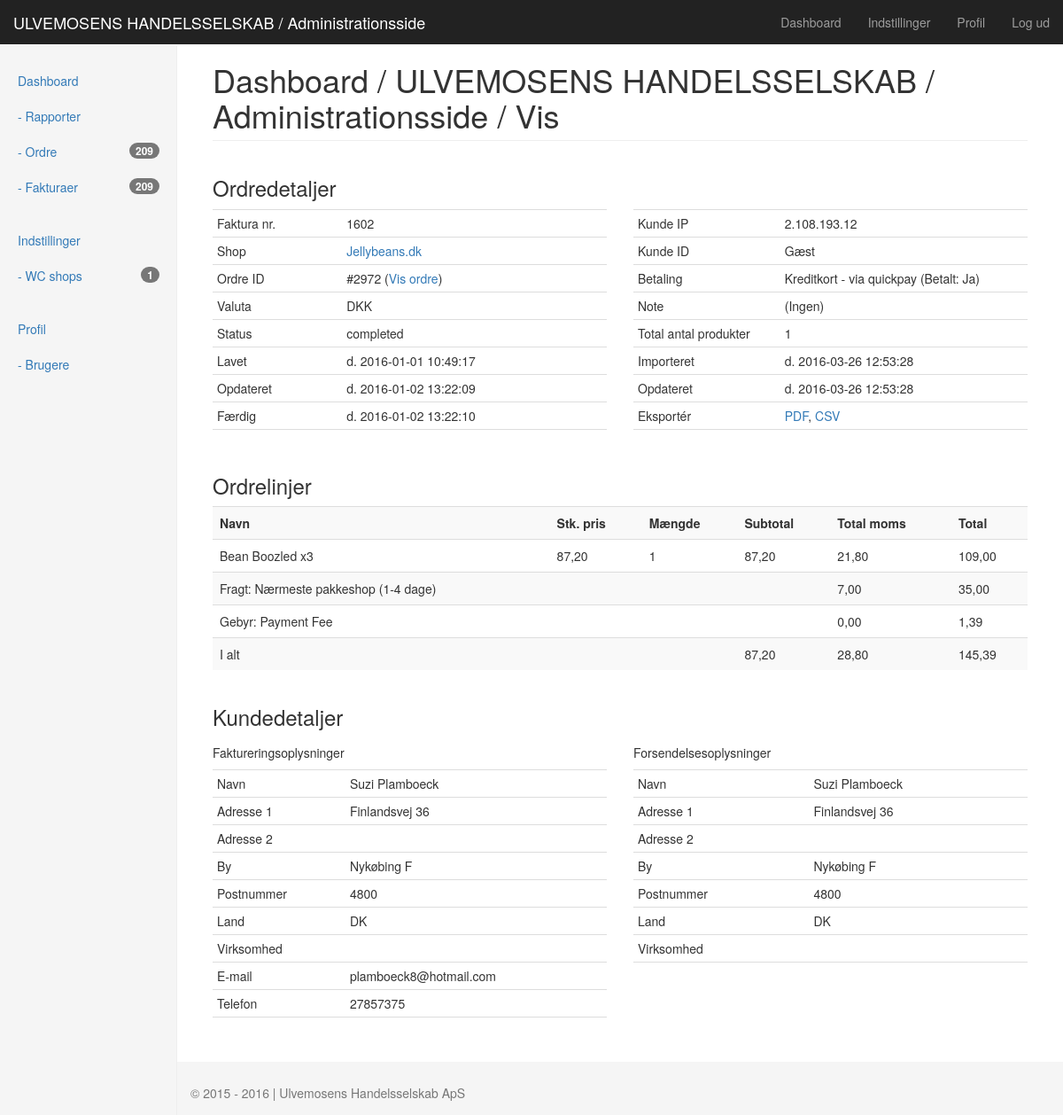
Screenshot of /admin/orders.php?invoice_id=1602&action=view (signed in) with the database file from the repository.
### tables this page shows
CREATE TABLE `orders` (
  `id` int(11) NOT NULL,
  `invoice_id` int(11) NOT NULL,
  `owner_site_id` int(11) NOT NULL,
  `owner_site_url` text NOT NULL,
  `owner_site_name` text NOT NULL,
  `order_id` int(11) NOT NULL,
  `order_created_at` datetime NOT NULL,
  `order_updated_at` datetime NOT NULL,
  `order_completed_at` datetime NOT NULL,
  `status` varchar(255) NOT NULL,
  `currency` varchar(255) NOT NULL,
  `total` double NOT NULL,
  `subtotal` double NOT NULL,
  `total_tax` double NOT NULL,
  `total_shipping` double NOT NULL,
  `shipping_tax` double NOT NULL,
  `cart_tax` double NOT NULL,
  `total_discount` double NOT NULL,
  `shipping_methods` text NOT NULL,
  `payment_details` text NOT NULL,
  `billing_address` text NOT NULL,
  `shipping_address` text NOT NULL,
  `total_line_items_quantity` int(11) NOT NULL,
  `note` text NOT NULL,
  `customer_ip` varchar(255) NOT NULL,
  `customer_id` int(11) NOT NULL,
  `view_order_url` text NOT NULL,
  `line_items` mediumtext NOT NULL,
  `shipping_lines` text NOT NULL,
  `tax_lines` text NOT NULL,
  `fee_lines` text NOT NULL,
  `coupon_lines` text NOT NULL,
  `export_csv` text NOT NULL,
  `updated_at` datetime NOT NULL,
  `created_at` datetime NOT NULL
);

### admin/orders.php (the view, shortened to what the rows shown need)
<?php
require '../app/init.php';
$is_action = false;
if (isset($_GET['action'])){
	if (!empty($_GET['action'])){
		if ($_GET['action'] == 'add') {
			if(check_user_abilities_min_admin()){
				$action = 'add';
				$is_action = true;
			} else {
				header('Location: '.BASE_URL.'/'.$global['current_url']);
				exit;
			}
		} else if (isset($_GET['invoice_id'])) {
			if (!empty($_GET['invoice_id'])) {
				$invoice_id = $_GET['invoice_id'];
				$sth = $db->prepare("SELECT * FROM orders WHERE invoice_id = :invoice_id LIMIT 1");
				$sth->bindParam(':invoice_id', $invoice_id);
				$sth->execute();
				$order = $sth->fetch(PDO::FETCH_ASSOC);
				$order['shipping_methods'] = json_decode($order['shipping_methods'], true);
				$order['payment_details'] = json_decode($order['payment_details'], true);
				$order['billing_address'] = json_decode($order['billing_address'], true);
				$order['shipping_address'] = json_decode($order['shipping_address'], true);
				$order['line_items'] = json_decode($order['line_items'], true);
				$order['shipping_lines'] = json_decode($order['shipping_lines'], true);
				$order['tax_lines'] = json_decode($order['tax_lines'], true);
				$order['fee_lines'] = json_decode($order['fee_lines'], true);
				$order['coupon_lines'] = json_decode($order['coupon_lines'], true);
				$order['export_csv'] = json_decode($order['export_csv'], true);
				if ($_GET['action'] == 'edit') {
					$action = 'edit';
					$is_action = true;
				} else if ($_GET['action'] == 'view') {
					$action = 'view';
					$is_action = true;
				} else if ($_GET['action'] == 'export_csv') {
					$action = 'view';
					$is_action = true;
					$message = message('.csv eksport-funktionen kommer snart!', 'danger');
				} else if ($_GET['action'] == 'export_pdf') {
					$action = 'view';
					$is_action = true;
					$message = message('.pdf eksport-funktionen kommer snart!', 'danger');
				}
			}
		} else {
			$is_action = message('En fejl opstod, gå tilbage til Dashboard.', 'danger', false);
		}
	} else {
		$is_action = message('En fejl opstod, gå tilbage til Dashboard.', 'danger', false);
	}
} else {
	$orders = get_orders();
}
require '../templates/admin/header.php';
?>
<div class="row">
	<div class="col-sm-9 col-sm-offset-3 col-md-10 col-md-offset-2 main">
		<?php if($is_action): ?>
			<?php if($is_action === true): ?>
				<?php if($action == 'pull'): ?>
					<h1 class="page-header"><?php echo $titles['admin/index.php'].' / '.$global['site_title']; ?> / Importér</h1>
					<form class="form-horizontal" method="post">
						<div class="form-group <?php echo (isset($form_error)) ? 'has-error' : '' ;?>">
							<label for="limit" class="col-sm-2 control-label">Max. ordre antal pr. side.</label>
							<div class="col-sm-10">
								<input required type="number" class="form-control" name="limit" id="limit" placeholder="-1 for alle" value="<?php echo (isset($_POST['limit'])) ? $_POST['limit'] : ''; ?>">
							</div>
						</div>
						<div class="form-group <?php echo (isset($form_error)) ? 'has-error' : '' ;?>">
							<label for="min_date" class="col-sm-2 control-label">Fra dato</label>
							<div class="col-sm-6">
								<input required type="date" class="form-control" name="min_date" id="min_date" placeholder="YYYY-MM-DD" value="<?php echo (isset($_POST['min_date'])) ? $_POST['min_date'] : ''; ?>">
							</div>
							<div class="col-sm-4">
								<input required type="time" class="form-control" name="min_time" id="min_time" placeholder="TT:MM:SS" value="<?php echo (isset($_POST['min_time'])) ? $_POST['min_time'] : ''; ?>">
							</div>
						</div>
						<div class="form-group <?php echo (isset($form_error)) ? 'has-error' : '' ;?>">
							<label for="max_date" class="col-sm-2 control-label">Til dato</label>
							<div class="col-sm-6">
								<input required type="date" class="form-control" name="max_date" id="max_date" placeholder="YYYY-MM-DD" value="<?php echo (isset($_POST['max_date'])) ? $_POST['max_date'] : ''; ?>">
							</div>
							<div class="col-sm-4">
								<input required type="time" class="form-control" name="max_time" id="max_time" placeholder="TT:MM:SS" value="<?php echo (isset($_POST['max_time'])) ? $_POST['max_time'] : ''; ?>">
							</div>
						</div>
						<div class="form-group">
							<div class="col-sm-offset-2 col-sm-10">
								<button required type="submit" class="btn btn-danger" name="pull_orders">Hent</button>
							</div>
						</div>
						<div class="form-group">
							<div class="col-sm-offset-2 col-sm-10">
								<?php echo message('Ordrerne du importerer bliver hentet fra alle dine WC Shops og derefter lavet som ordre & faktura.', 'info', false); ?>
								<?php echo message('Importeringen kan ikke annulleres og kan tage op til flere minutter!', 'danger', false); ?>
							</div>
						</div>
					</form>
				<?php elseif($action == 'add'): ?>
					<h1 class="page-header"><?php echo $titles['admin/index.php'].' / '.$global['site_title']; ?> / Tilføj</h1>
					<?php echo message('Denne funktion kommer snart! <a class="alert-link" href="'.BASE_URL.'/'.$global['current_url'].'">Tilbage?</a>', 'info', false); ?>
				<?php elseif($action == 'view'): ?>
					<h1 class="page-header"><?php echo $titles['admin/index.php'].' / '.$global['site_title']; ?> / Vis</h1>
					<div class="row">
						<div class="col-sm-12"><h3>Ordredetaljer</h3></div>
						<div class="col-sm-6">
							<div class="table-responsive">
								<table class="table table-condensed">
									<tr>
										<td>Faktura nr.</td>
										<td><?php echo $order['invoice_id']; ?></td>
									</tr>
									<tr>
										<td>Shop</td>
										<td><a href="<?php echo $order['owner_site_url']; ?>" title="<?php echo $order['owner_site_name']; ?>" target="_blank"><?php echo $order['owner_site_name']; ?></a></td>
									</tr>
									<tr>
										<td>Ordre ID</td>
										<td>#<?php echo $order['order_id']; ?> (<a href="<?php echo $order['owner_site_url']; ?>/wp-admin/post.php?post=<?php echo $order['order_id']; ?>&action=edit" title="Vis ordre på <?php echo $order['owner_site_name']; ?>" target="_blank">Vis ordre</a>)</td>
									</tr>
									<tr>
										<td>Valuta</td>
										<td><?php echo $order['currency']; ?></td>
									</tr>
									<tr>
										<td>Status</td>
										<td><?php echo $order['status']; ?></td>
									</tr>
									<tr>
										<td>Lavet</td>
										<td>d. <?php echo $order['order_created_at']; ?></td>
									</tr>
									<tr>
										<td>Opdateret</td>
										<td>d. <?php echo $order['order_updated_at']; ?></td>
									</tr>
									<tr>
										<td>Færdig</td>
										<td>d. <?php echo $order['order_completed_at']; ?></td>
									</tr>
									<tr><td></td><td></td></tr>
								</table>
							</div>
						</div>
						<div class="col-sm-6">
							<div class="table-responsive">
								<table class="table table-condensed">
									<tr>
										<td>Kunde IP</td>
										<td><?php echo $order['customer_ip']; ?></td>
									</tr>
									<tr>
										<td>Kunde ID</td>
										<td><?php echo ($order['customer_id'] == 0) ? 'Gæst' : $order['customer_id']; ?></td>
									</tr>
									<tr>
										<td>Betaling</td>
										<td><?php echo $order['payment_details']['method_title']; ?> - via <?php echo $order['payment_details']['method_id']; ?> (Betalt: <?php echo ($order['payment_details']['paid']) ? 'Ja' : 'Nej '; ?>)</td>
									</tr>
									<tr>
										<td>Note</td>
										<td><?php echo ($order['note'] != '') ? $order['note'] : '(Ingen)'; ?></td>
									</tr>
									<tr>
										<td>Total antal produkter</td>
										<td><?php echo $order['total_line_items_quantity']; ?></td>
									</tr>
									<tr>
										<td>Importeret</td>
										<td>d. <?php echo $order['created_at']; ?></td>
									</tr>
									<tr>
										<td>Opdateret</td>
										<td>d. <?php echo $order['updated_at']; ?></td>
									</tr>
									<tr>
										<td>Eksportér</td>
										<td><a href="?invoice_id=<?php echo $order['invoice_id']; ?>&action=export_pdf" title="Eksportér som .pdf fil">PDF</a>, <a href="?invoice_id=<?php echo $order['invoice_id']; ?>&action=export_csv" title="Eksportér som .csv fil">CSV</a></td>
									</tr>
									<tr><td></td><td></td></tr>
								</table>
							</div>
						</div>
						<div class="col-sm-12"><h3>Ordrelinjer</h3></div>
						<div class="col-sm-12">
							<div class="table-responsive">
								<table class="table table-striped">
									<tr>
										<th>Navn</th>
										<th>Stk. pris</th>
										<th>Mængde</th>
										<th>Subtotal</th>
										<th>Total moms</th>
										<th>Total</th>
									</tr>
									<?php if(!empty($order['line_items']) && $order['line_items'] != ''): ?>
										<?php foreach($order['line_items'] as $item): ?>
											<tr>
												<td><?php echo $item['name']; ?>
												</td>
												<td><?php echo number_format($item['price'], 2, ',', '.'); ?></td>
												<td><?php echo $item['quantity']; ?></td>
												<td><?php echo number_format($item['price']*$item['quantity'], 2, ',', '.'); ?></td>
												<td><?php echo number_format($item['total_tax'], 2, ',', '.'); ?></td>
												<td><?php echo number_format($item['total']+$item['total_tax'], 2, ',', '.'); ?></td>
											</tr>
										<?php endforeach; ?>
									<?php endif; ?>
									<?php if(!empty($order['shipping_lines']) && $order['shipping_lines'] != ''): ?>
										<?php foreach($order['shipping_lines'] as $line): ?>
											<tr>
												<td>Fragt: <?php echo $line['method_title'] ?></td>
												<td></td>
												<td></td>
												<td></td>
												<td><?php echo number_format($line['total']*1.25*0.2, 2, ',', '.'); ?></td>
												<td><?php echo number_format($line['total']*1.25, 2, ',', '.'); ?></td>
											</tr>
										<?php endforeach; ?>
									<?php endif; ?>
									<?php if(!empty($order['fee_lines']) && $order['fee_lines'] != ''): ?>
										<?php foreach($order['fee_lines'] as $line): ?>
											<tr>
												<td>Gebyr: <?php echo $line['title']; ?></td>
												<td></td>
												<td></td>
												<td></td>
												<td><?php echo number_format($line['total_tax'], 2, ',', '.'); ?></td>
												<td><?php echo number_format($line['total'], 2, ',', '.'); ?></td>
											</tr>
										<?php endforeach; ?>
									<?php endif; ?>
									<tr>
										<td>I alt</td>
										<td></td>
										<td></td>
										<td><?php echo number_format($order['subtotal']-$order['total_discount'], 2, ',', '.'); ?></td>
										<td><?php echo number_format($order['total_tax'], 2, ',', '.'); ?></td>
										<td><?php echo number_format($order['total'], 2, ',', '.'); ?></td>
									</tr>
								</table>
							</div>
						</div>
						<div class="col-sm-12"><h3>Kundedetaljer</h3></div>
						<div class="col-sm-6">
							<h5>Faktureringsoplysninger</h5>
							<div class="table-responsive">
								<table class="table table-condensed">
									<tr>
										<td>Navn</td>
										<td class="text-capitalize"><?php echo $order['billing_address']['first_name'].' '.$order['billing_address']['last_name']; ?></td>
									</tr>
									<tr>
										<td>Adresse 1</td>
										<td class="text-capitalize"><?php echo $order['billing_address']['address_1']; ?></td>
									</tr>
									<tr>
										<td>Adresse 2</td>
										<td class="text-capitalize"><?php echo $order['billing_address']['address_2']; ?></td>
									</tr>
									<tr>
										<td>By</td>
										<td class="text-capitalize"><?php echo $order['billing_address']['city']; ?></td>
									</tr>
									<tr>
										<td>Postnummer</td>
										<td><?php echo $order['billing_address']['postcode']; ?></td>
									</tr>
									<tr>
										<td>Land</td>
										<td class="text-capitalize"><?php echo $order['billing_address']['country']; ?></td>
									</tr>
									<tr>
										<td>Virksomhed</td>
										<td><?php echo $order['billing_address']['company']; ?></td>
									</tr>
									<tr>
										<td>E-mail</td>
										<td><?php echo $order['billing_address']['email']; ?></td>
									</tr>
									<tr>
										<td>Telefon</td>
										<td><?php echo $order['billing_address']['phone']; ?></td>
									</tr>
									<tr><td></td><td></td></tr>
								</table>
							</div>
						</div>
						<div class="col-sm-6">
							<h5>Forsendelsesoplysninger</h5>
							<div class="table-responsive">
								<table class="table table-condensed">
									<tr>
										<td>Navn</td>
										<td class="text-capitalize"><?php echo $order['shipping_address']['first_name'].' '.$order['shipping_address']['last_name']; ?></td>
									</tr>
									<tr>
										<td>Adresse 1</td>
										<td class="text-capitalize"><?php echo $order['shipping_address']['address_1']; ?></td>
									</tr>
									<tr>
										<td>Adresse 2</td>
										<td class="text-capitalize"><?php echo $order['shipping_address']['address_2']; ?></td>
									</tr>
									<tr>
										<td>By</td>
										<td class="text-capitalize"><?php echo $order['shipping_address']['city']; ?></td>
									</tr>
									<tr>
										<td>Postnummer</td>
										<td><?php echo $order['shipping_address']['postcode']; ?></td>
									</tr>
									<tr>
										<td>Land</td>
										<td class="text-capitalize"><?php echo $order['shipping_address']['country']; ?></td>
									</tr>
									<tr>
										<td>Virksomhed</td>
										<td><?php echo $order['shipping_address']['company']; ?></td>
									</tr>
									<tr><td></td><td></td></tr>
								</table>
							</div>
						</div>
					</div>
				<?php elseif($action == 'edit'): ?>
					<h1 class="page-header"><?php echo $titles['admin/index.php'].' / '.$global['site_title']; ?> / Rediger</h1>
					<?php echo message('Denne funktion kommer snart! <a class="alert-link" href="'.BASE_URL.'/'.$global['current_url'].'">Tilbage?</a>', 'info', false); ?>
				<?php else: ?>
					<?php echo message('En fejl opstod, gå tilbage til Dashboard.', 'danger', false); ?>
				<?php endif; ?>
			<?php else: ?>
				<?php echo $is_action; ?>
			<?php endif; ?>
		<?php endif; ?>
	</div>
</div>
<?php
require '../templates/admin/footer.php';
?>

### rows the page displays
orders: invoice "1602", owner_site_name "Jellybeans.dk", order "2972", currency "DKK", status "completed", order_created_at "2016-01-01 10:49:17", order_updated_at "2016-01-02 13:22:09", order_completed_at "2016-01-02 13:22:10", customer_ip "2.108.193.12", total_line_items_quantity "1", created_at "2016-03-26 12:53:28", updated_at "2016-03-26 12:53:28", $order['subtotal']-$order['total_discount'] "87,20", total_tax "28,80", total "145,39"

### other values shown
$global['project_name'] "ULVEMOSENS HANDELSSELSKAB / Administrationsside"
$titles['admin/index.php'] "Dashboard"
$titles['admin/settings.php'] "Indstillinger"
$titles['admin/profile.php'] "Profil"
$titles['admin/logout.php'] "Log ud"
$titles['admin/reports.php'] "Rapporter"
$titles['admin/orders.php'] "Ordre"
$_SESSION['orders_count'] "209"
$titles['admin/invoices.php'] "Fakturaer"
$_SESSION['invoices_count'] "209"
$titles['admin/sites.php'] "WC shops"
$_SESSION['sites_count'] "1"
$titles['admin/users.php'] "Brugere"
$global['site_title'] "ULVEMOSENS HANDELSSELSKAB / Administrationsside"
$order['payment_details']['method_title'] "Kreditkort"
